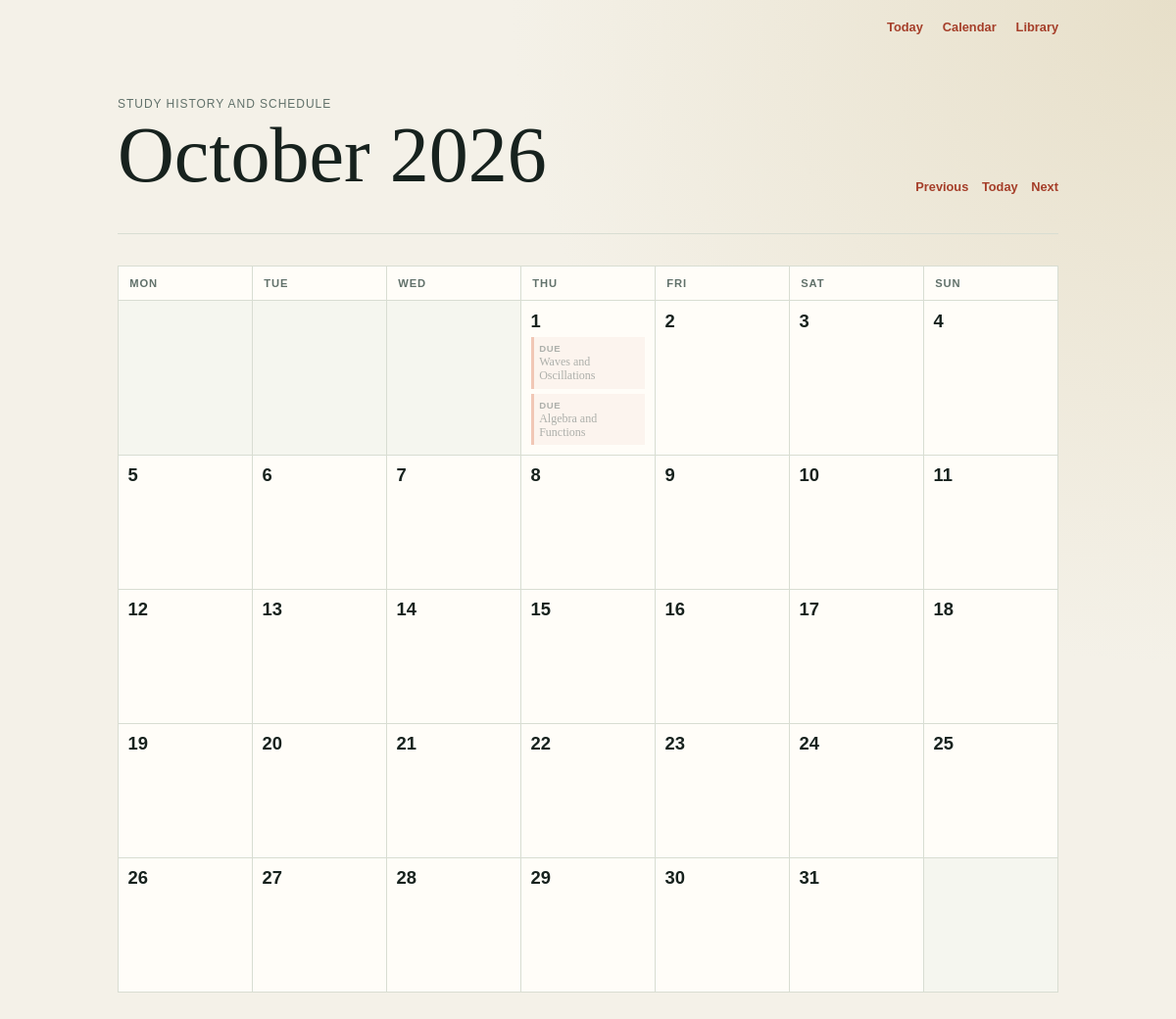
/calendar?year=2026&month=10, run on an earlier commit of the app's database.
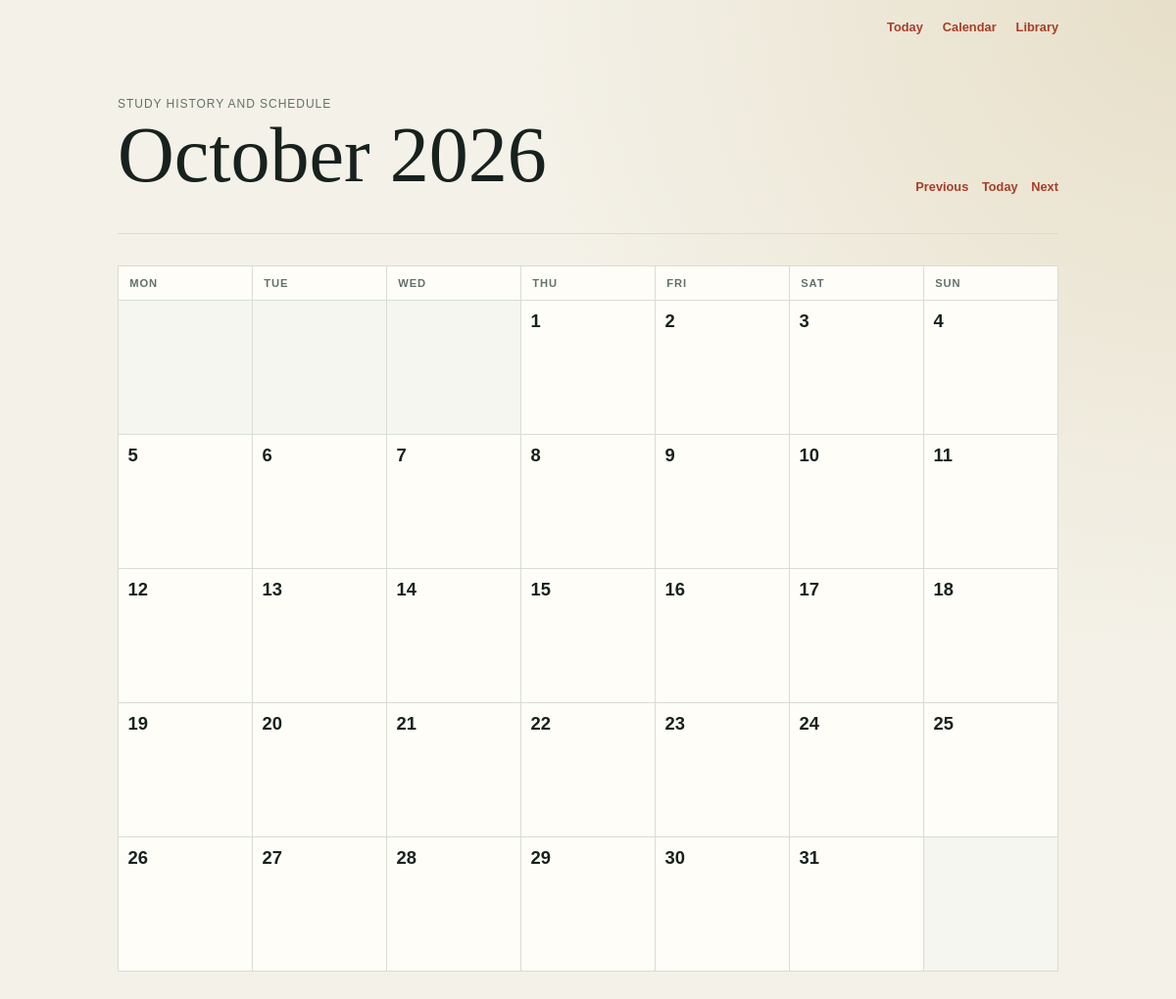
And on a later commit of the database.
### app.py (models this page shows, shortened)
class Topic(db.Model):
    __tablename__ = 'topics'
    id = db.Column(db.Integer, primary_key=True)
    subject = db.Column(db.String(100), nullable=False)       # e.g., "Physics"
    title = db.Column(db.String(150), nullable=False)         # e.g., "Newtonian Mechanics"
    interval = db.Column(db.Integer, default=0)               # Days until next review
    repetition = db.Column(db.Integer, default=0)             # Successful review streak
    ease_factor = db.Column(db.Float, default=2.5)            # Interval multiplier
    due_date = db.Column(db.DateTime, default=utc_now_naive) # When it should appear on the to-do list
    reviews = db.relationship('Review', back_populates='topic', cascade='all, delete-orphan')
    def review(self, grade, reviewed_at=None):
        """Apply an SM-2 review grade and schedule the next review."""
        if grade not in {1, 3, 5}:
            raise ValueError('grade must be 1, 3, or 5')
        quality_gap = 5 - grade
        self.ease_factor = max(
            1.3,
            self.ease_factor + 0.1 - quality_gap * (0.08 + quality_gap * 0.02),
        )
        if grade == 1:
            self.repetition = 0
            self.interval = 1
        elif self.repetition == 0:
            self.repetition = 1
            self.interval = 1
        elif self.repetition == 1:
            self.repetition = 2
            self.interval = 6
        else:
            self.interval = max(1, round(self.interval * self.ease_factor))
            self.repetition += 1
        review_start = reviewed_at or utc_now_naive()
        self.due_date = review_start + timedelta(days=self.interval)

### app.py (the view)
@app.route('/calendar')
def calendar_view():
    today = local_now().date()
    try:
        year = int(request.args.get('year', today.year))
        month = int(request.args.get('month', today.month))
        month_start = date(year, month, 1)
    except (TypeError, ValueError):
        abort(400, description='Invalid calendar month.')
    month_end = date(
        year, month, calendar_module.monthrange(year, month)[1]
    )
    local_range_start = datetime.combine(
        month_start, datetime.min.time(), tzinfo=LOCAL_TIMEZONE
    )
    local_range_end = datetime.combine(
        month_end + timedelta(days=1), datetime.min.time(), tzinfo=LOCAL_TIMEZONE
    )
    range_start = local_datetime_to_utc_naive(local_range_start)
    range_end = local_datetime_to_utc_naive(local_range_end)
    due_topics = Topic.query.filter(
        Topic.due_date >= range_start,
        Topic.due_date < range_end,
    ).order_by(Topic.due_date.asc()).all()
    reviews = Review.query.filter(
        Review.reviewed_at >= range_start,
        Review.reviewed_at < range_end,
    ).order_by(Review.reviewed_at.asc()).all()
    due_by_date = defaultdict(list)
    for topic in due_topics:
        due_by_date[utc_naive_to_local_date(topic.due_date)].append(topic)
    reviews_by_date = defaultdict(list)
    for review in reviews:
        reviews_by_date[utc_naive_to_local_date(review.reviewed_at)].append(review)
    weeks = []
    for week in calendar_module.monthcalendar(year, month):
        days = []
        for day_number in week:
            day = date(year, month, day_number) if day_number else None
            days.append(day)
        weeks.append(days)
    previous_month = month_start - timedelta(days=1)
    next_month = month_end + timedelta(days=1)
    current_week_start = today - timedelta(days=today.weekday())
    current_week_end = current_week_start + timedelta(days=6)
    return render_template(
        'calendar.html',
        month_name=month_start.strftime('%B %Y'),
        weeks=weeks,
        today=today,
        due_by_date=due_by_date,
        reviews_by_date=reviews_by_date,
        current_week_start=current_week_start,
        current_week_end=current_week_end,
        previous_month=previous_month,
        next_month=next_month,
    )

### app.py (called while the page is built)
def local_now():
    return datetime.now(timezone.utc).astimezone(LOCAL_TIMEZONE)

def local_datetime_to_utc_naive(value):
    return value.astimezone(timezone.utc).replace(tzinfo=None)

def utc_naive_to_local_date(value):
    return value.replace(tzinfo=timezone.utc).astimezone(LOCAL_TIMEZONE).date()

### templates/calendar.html (shortened to what this page needs)
{% extends "layout.html" %}
{% block content %}
    <main class="calendar-page">
        <header class="calendar-header">
            <div>
                <p class="eyebrow">Study history and schedule</p>
                <h1>{{ month_name }}</h1>
            </div>
            <div class="month-nav" aria-label="Change month">
                <a href="{{ url_for('calendar_view', year=previous_month.year, month=previous_month.month) }}">Previous</a>
                <a href="{{ url_for('calendar_view') }}">Today</a>
                <a href="{{ url_for('calendar_view', year=next_month.year, month=next_month.month) }}">Next</a>
            </div>
        </header>
        <section class="calendar" aria-label="{{ month_name }} study calendar">
            <div class="weekday-row">
                {% for weekday in ('Monday', 'Tuesday', 'Wednesday', 'Thursday', 'Friday', 'Saturday', 'Sunday') %}
                    <div class="weekday">{{ weekday[:3] }}</div>
                {% endfor %}
            </div>
            {% for week in weeks %}
                <div class="calendar-week">
                    {% for day in week %}
                        <div class="calendar-day{% if not day %} outside-month{% endif %}{% if day == today %} today{% endif %}{% if day %} drop-target{% endif %}"{% if day %} data-target-date="{{ day.isoformat() }}"{% endif %}>
                            {% if day %}
                                <div class="desktop-day-content">
                                    <time datetime="{{ day.isoformat() }}" class="day-number">{{ day.day }}</time>
                                    {% for topic in due_by_date.get(day, []) %}
                                        <div class="calendar-item upcoming topic-trigger draggable-topic{% if day > current_week_end %} future-scheduled{% endif %}" draggable="true" data-topic-id="{{ topic.id }}" data-reschedule-url="{{ url_for('reschedule_topic', topic_id=topic.id) }}" data-title="{{ topic.title }}" data-subject="{{ topic.subject }}" data-review-date="{{ day.isoformat() }}" data-repetition="{{ topic.repetition }}" data-interval="{{ topic.interval }}" data-ease-factor="{{ '%.2f'|format(topic.ease_factor) }}">
                                            <span class="item-label">Due</span>
                                            <span>{{ topic.title }}</span>
                                        </div>
                                    {% endfor %}
                                </div>
                            {% endif %}
                        </div>
                    {% endfor %}
                </div>
            {% endfor %}
        </section>
    </main>
{% endblock %}

### templates/layout.html (shortened to what this page needs)
<!DOCTYPE html>
<html lang="en">
    <head>
        <link rel="stylesheet" href="{{ url_for('static', filename='style.css') }}">
    </head>
    <body>
        <nav class="site-nav" aria-label="Main navigation">
            <a href="{{ url_for('index') }}">Today</a>
            <a href="{{ url_for('calendar_view') }}">Calendar</a>
            <a href="{{ url_for('library') }}">Library</a>
        </nav>
        {% block content %}{% endblock %}
    </body>
</html>

### static/style.css (style rules this page uses)
* { box-sizing: border-box; }
:root { --ink: #17221e; --muted: #61716a; --paper: #f4f1e8; --surface: #fffdf8; --line: #d8ddd2; --accent: #d8643f; --accent-dark: #a53e29; }
body { margin: 0; color: var(--ink); background: radial-gradient(circle at top right, #e7dfc9, var(--paper) 42%); font-family: Georgia, "Times New Roman", serif; }
.site-nav { display: flex; justify-content: flex-end; gap: 1.25rem; width: min(960px, calc(100% - 2rem)); margin: 0 auto; padding: 1.25rem 0 0; font: 600 0.8rem "Trebuchet MS", sans-serif; }
.site-nav a, .month-nav a { color: var(--accent-dark); text-decoration: none; }
main { width: min(760px, calc(100% - 2rem)); margin: 0 auto; padding: 4rem 0; }
header { border-bottom: 1px solid var(--line); padding-bottom: 2rem; }
.eyebrow, .subject, .meta { margin: 0; color: var(--muted); font-family: "Trebuchet MS", sans-serif; font-size: 0.75rem; letter-spacing: 0.08em; text-transform: uppercase; }
h1 { margin: 0.45rem 0 0.6rem; font-size: clamp(2.5rem, 8vw, 5rem); font-weight: 400; line-height: 0.95; }
.calendar-page { width: min(960px, calc(100% - 2rem)); }
.calendar-header { display: flex; align-items: end; justify-content: space-between; gap: 1rem; }
.month-nav { display: flex; gap: 0.85rem; padding-bottom: 0.5rem; font: 600 0.8rem "Trebuchet MS", sans-serif; }
.calendar { margin-top: 2rem; border-top: 1px solid var(--line); border-left: 1px solid var(--line); background: var(--surface); }
.weekday-row, .calendar-week { display: grid; grid-template-columns: repeat(7, minmax(0, 1fr)); }
.weekday { padding: 0.7rem; border-right: 1px solid var(--line); border-bottom: 1px solid var(--line); color: var(--muted); font: 600 0.7rem "Trebuchet MS", sans-serif; letter-spacing: 0.08em; text-transform: uppercase; }
.calendar-day { min-height: 8.5rem; padding: 0; border-right: 1px solid var(--line); border-bottom: 1px solid var(--line); }
.calendar-day.outside-month { background: rgba(216, 221, 210, 0.25); }
.day-number { display: block; font: 600 1.15rem "Trebuchet MS", sans-serif; }
.desktop-day-content { display: block; min-height: 8.5rem; padding: 0.6rem; }

What changed in the data, as far as the page shows it:
no longer on this page (row edited): Topic: title "Waves and Oscillations"
no longer on this page (row edited): Topic: title "Algebra and Functions"
